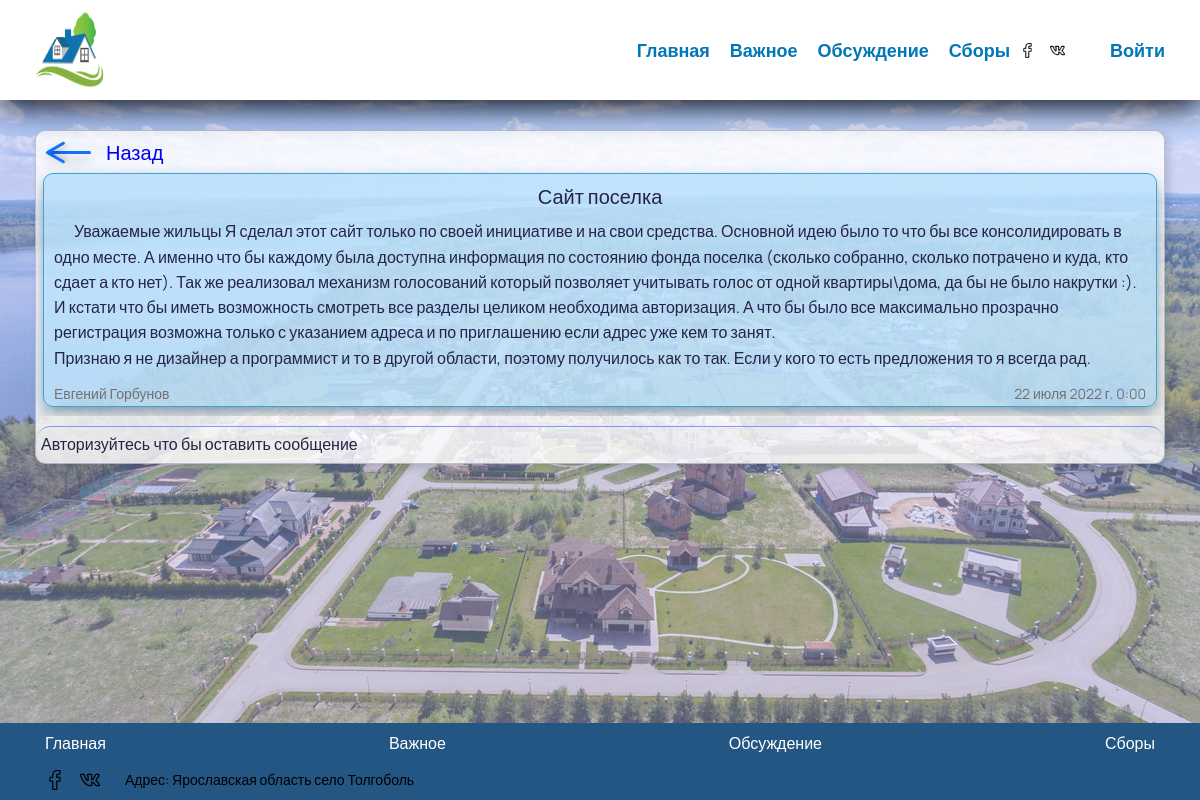
Page /forum/1/1/ on the committed database.
### Forum/models.py (models this page shows, shortened)
class Post( models.Model ):
    section = models.ForeignKey( Section, on_delete = models.SET_NULL, null=True )
    title = models.CharField( _('Заголовок'), max_length=100, blank=False, unique=False )
    text = models.CharField( _('Текст Новости'), max_length=90000, blank=True, unique=False )
    author = models.ForeignKey( User, on_delete = models.SET_NULL, null=True )
    date = models.DateTimeField( _('Дата создания'), default=timezone.now )
    update_date = models.DateTimeField( _('Дата обновления'), default=timezone.now )
    is_delet =  models.BooleanField( _('Удалена ли запись'), blank=False, default=False )
    is_news =  models.BooleanField( _('Является ли новостью'), blank=False, default=False )
    class Meta:
        verbose_name = 'Пост'
        verbose_name_plural = 'Посты'
        ordering = ['date']
    def get_messages( self ):
        buf = self.message_set.filter( is_delet=False )
        buf1 = buf.order_by('date')
        return buf1

### AuthService/models.py (models this page shows, shortened)
class User( AbstractUser ):
    user_id = models.UUIDField( default=uuid.uuid4, editable=False, unique=True )
    username_validator = validators.UnicodeUsernameValidator()
    password = models.CharField( _('Пароль'), max_length=128 )
    username = models.CharField(
        _('Логин'),
        blank=False,
        max_length=150,
        unique=True,
        help_text=_('Требования. не менее 6 символов. Только буквы, цифры и символы @/./+/-/_ '),
        validators=[username_validator],
        error_messages={
            'unique': _("Пользователь с таким логином уже существует."),
        },
    )
    adres =  models.ForeignKey( Adres, on_delete = models.CASCADE, blank=False )
    first_name = models.CharField( _('Имя'), max_length=150, blank=False )
    last_name = models.CharField( _('Фамилия'), max_length=150, blank=True )
    patronymic = models.CharField( _('Отчество'), max_length=150, blank=True )
    telephon = models.CharField( max_length=12, blank=True )
    email = models.EmailField( _('Email адрес'), blank=True, null=True )
    male = models.CharField( _('Пол'), max_length=150, blank=False )
    birthday = models.DateField( _('День рождения'), blank=True, null=True )
    is_starosta = models.BooleanField( _('Является ли старостой'), default=False )
    is_active = models.BooleanField(
        _('Подтвержден'),
        default=True,
        help_text=_(
            'Поле говорит о том аккаунт подтвержден'
            'Снимите этот флаг вместо удаления аккаунта'
        ),
    )
    token = models.CharField( max_length=120, blank=True, default=secrets.token_urlsafe, editable=False, )
    def __init__( self, *args, **kwargs ):
        super().__init__( *args, **kwargs )
    def __str__(self) -> str:
        return '{} {}'.format( self.first_name, self.last_name )

### Forum/views.py (the view, shortened to what this page needs)
# urls.py: path( '<int:section_id>/<int:post_id>/', ForumPost.as_view(), name='post'),
class ForumPost( DataMixin, TemplateView ):
    template_name = 'Forum/forum_post.html'
    title = _("Поселок Толгоболь \ Форум")
    @logger
    def get_context_data( self, *, object_list=None, **kwargs ):
        post_id = kwargs['post_id']
        c_super = super().get_context_data(**kwargs)
        c_def = self.get_user_context()
        c_def[ 'title' ] = self.title
        c_def[ 'post' ] = self.get_post_context( post_id )
        c_def[ 'post_id' ] = post_id
        c_def.update( c_super )
        return c_def
    def get_post_context( self, post_id ):
        result = {}
        try:
            post = Post.objects.get(id=post_id)
            result['title'] = post.title
            result['text'] = post.text
            result['author'] = post.author
            result['date'] = post.date
            if self.request.user.is_authenticated:
                if self.request.user.id == post.author.id:
                    result['self'] = True
            post_files = []
            for f in post.postfile_set.all():
                post_files.append( {'name': f.file_name(), 'url': f.path.url, 'is_img': f.is_image()} )
            result['files'] = post_files
        except:
            return result
        messages = []
        result['messages'] = messages
        return result

### MainService/logger.py (called while the page is built)
def logger( func, *args, **kwargs ):
    def wrap( *args, **kwargs ):
        Logger().Log( logging.INFO, func.__name__, '[pd][start]', args, kwargs)
        stack = traceback.extract_stack()
        res = func( *args, **kwargs )
        Logger().Log( logging.INFO, func.__name__, '[pd][finish]', res)
        return res
    return wrap

    def __new__( cls ):
        if not hasattr( cls, 'instance'):
            cls.instance = super( Logger, cls ).__new__( cls )
        return cls.instance

    def Log( self, log_level, *args, **kwargs ):
        print(log_level, 'log_level')
        msg = self._get_msg( *args )
        logging.log( log_level, msg, **kwargs )

    @staticmethod
    def _get_msg( *arg ):
        msg = ''
        for i in arg:
            msg += str(i) + ' '
        return msg

### TolgobolVillage/utils.py (called while the page is built)
    def get_user_context( self, **kwargs ):
        context = kwargs
        user_menu = MENU.copy()
        if self.request.user.is_authenticated:
            context[ 'account' ] = { 'title': self.request.user.first_name,
                                    'url_name':'account',
                                    'sub_menu': (
                                        {'sub_title': _('Личный кабинет'), 'url_name': 'account'},
                                        {'sub_title': _('Изменить пароль'), 'url_name': 'security'},
                                        {'sub_title': _('Выйти'), 'url_name': 'logout'}
                                    )
                                    }
        else:
            context[ 'account' ] = { 'title': _("Войти"), 'url_name':'auth' }
            context[ 'form_login' ] = AuthLoginForm
        context[ 'menu' ] = user_menu
        return context

### Forum/templates/Forum/forum_post.html (shortened to what this page needs)
{% extends 'Forum/forum_base.html' %}
{% load static %}
{% block forum_css %}
<link rel="stylesheet" href="{% static "css/forum_post.css"  %}">
<link rel="stylesheet" href="{% static "css/upload.css"  %}">
<link rel="stylesheet" href="{% static "css/modal.css"  %}">
{% endblock %}
{% block forum_content %}
<a class="return" href="{% url 'forum' %}{{ section_id }}">
  <div class="arrow_2">
    <div></div>
  </div>
  <span>Назад</span>
</a>
<div class="message_area">
  <div class="post_wrapper" id="post_wrapper" name="{{ post_id }}">
    <div class="post post_none">
      <h1 class="post_title">{{ post.title }}</h1>
      <p class="post_text">{{ post.text }}</p>
      <div class="post_meta">
        <div class="post_author">{{ post.author }}</div>
        <div class="post_data">{{ post.date }}</div>
      </div>
    </div>
    <div class="post_options">
    </div>
  </div>
</div>
    {% if user.is_authenticated %}
    <div class="output_wrapper">
      <div class="hide_panel">
        <button class="hight_btn" id="hight_btn">Свернуть</button>
      </div>
      <div class="output_panel open_panel" id="output_panel">
        <div class="output_message_options">
          <div>
            <div class="upload_block" >
              <form enctype="multipart/form-data" method="POST" action="">
                  {% csrf_token %}
                  <div class="upload_form_wrapper">
                    <div>
                      <label class="form-group">
                        <input name="file" type="file" class="main_input_file" id="fileupload" />
                        <div class="btn_output upload_btn">Прикрепить</div>
                      </label>
                    </div>
                    <div class="progres_wrapper">
                    </div>
                  </div>
              </form>
            </div>
          </div>
          <div>
            <button class="btn_output" id="send_message">Отправить</button>
          </div>
        </div>
        <div class="input_text">
          <textarea class="output_message" name="" id="" placeholder="Введите сообщение" ></textarea>
        </div>
      </div>
    </div>
    {% else %}
    <div class="output_panel open_panel">
      Авторизуйтесь что бы оставить сообщение
    </div>
    {% endif %}
{% endblock %}

### MainService/static/css/style.css (style rules this page uses)
* { padding: 0; margin: 0; border: 0; }
*, *:before, *:after { box-sizing: border-box; }
body { background-image: url("19.jpg"); background-repeat: no-repeat; background-position: 0 0; background-attachment: fixed; background-size: 100% 100%; }
html, body { height: 100%; width: 100%; font-size: 100%; line-height: 1; font-size: 14px; -ms-text-size-adjust: 100%; -moz-text-size-adjust: 100%; -webkit-text-size-adjust: 100%; }
a, a:visited { text-decoration: none; }
h1, h2, h3, h4, h5, h6 { font-size: inherit; font-weight: inherit; }
body { font-family: 'Manrope', sans-serif; font-style: 400px; }
* { scrollbar-width: thin; scrollbar-color: #60ADFF #DFE9EB; }

### MainService/static/css/button.css (style rules this page uses)
* { padding: 0; margin: 0; border: 0; }
*, *:before, *:after { box-sizing: border-box; }
html, body { height: 100%; width: 100%; font-size: 100%; line-height: 1; font-size: 14px; -ms-text-size-adjust: 100%; -moz-text-size-adjust: 100%; -webkit-text-size-adjust: 100%; }
a, a:visited { text-decoration: none; }
h1, h2, h3, h4, h5, h6 { font-size: inherit; font-weight: inherit; }

### Forum/static/css/forum_base.css (style rules this page uses)
.return { display: flex; }
.return span { position: relative; top: 9px; font-size: 20px; cursor: pointer; }
.arrow_2 { cursor: pointer; position: relative; width: 60px; height: 35px; margin-left: 10px; display: inline-block; }
.arrow_2 div { display: inline-block; position: relative; top: 20px; width: 45px; height: 3px; background-color: #1371fd; box-shadow: 0 8px 10px rgb(0 0 0 / 20%); left: 0; display: block; border-radius: 10px; }
.arrow_2 div::before { content: ''; position: absolute; width: 20px; height: 3px; top: 5px; right: 25px; background-color: #1371fd; box-shadow: 0 3px 5px rgb(0 0 0 / 20%); transform: rotate(210deg); border-radius: 10px; }
.arrow_2 div::after { content: ''; position: absolute; width: 20px; height: 3px; top: -5px; right: 25px; background-color: #1371fd; transform: rotate(330deg); border-radius: 10px; box-shadow: 0 3px 5px rgb(0 0 0 / 20%); }

### Forum/static/css/forum_post.css (style rules this page uses)
.post_wrapper { padding: 7px; }
.post { padding: 10px 10px 0px 10px; border-radius: 10px; border: 1px solid #3AA6D0; box-shadow: 0px 6px 15px -2px rgba(29, 70, 101, 0.56); }
.post_title { text-align: center; margin-bottom: 10px; font-size: 20px; }
.post_text { text-indent: 20px; margin-bottom: 10px; width: 100%; height: 100%; white-space: pre-line; }
.post_meta { display: flex; justify-content: space-between; color: #727272; font-size: 14px; }
.post_options { padding: 1px 5px; display: flex; }
.post_none { background-color: rgba(39, 164, 247, 0.25); }
.message_area { max-height: 70vh; overflow-y: scroll; }
.output_panel { border-top: 1px solid #7f96fd; padding: 5px; border-radius: 15px; margin-top: 10px; position: sticky; top: 0; bottom: 0; display: none; }
.open_panel { display: block; transform-origin: center center; }

### rows in the picture
Post: title "Сайт поселка", text "Уважаемые жильцы Я сделал этот сайт только по своей инициативе и на свои средства. Основной идею было то что бы все консолидировать в одно месте. А именно что бы каждому была доступна информация по состоянию фонда поселка (сколько собранно, сколько потрачено и куда, кто сдает а кто нет). Так же реализовал механизм голосований который позволяет учитывать голос от одной квартиры\\дома, да бы не было накрутки :). И кстати что бы иметь возможность смотреть все разделы целиком необходима авторизация. А что бы было все максимально прозрачно регистрация возможна только с указанием адреса и по приглашению если адрес уже кем то занят. Признаю я не дизайнер а программист и то в другой области, поэтому…", date "22 июля 2022 г. 0:00"
User: author "Евгений Горбунов"

### other values in the picture
{{ el.title }} "Главная" "Важное" "Обсуждение" "Сборы"
{{ account.title }} "Войти"
